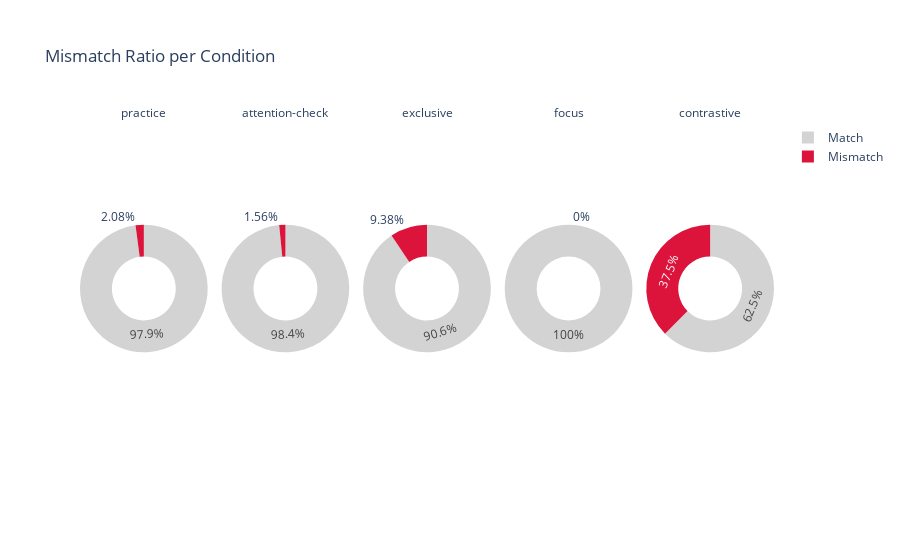

Notebook code for this chart:
### Code cell
import plotly.express as px

# Calculate mismatch ratio per condition
mismatch_counts = longform.groupby('condition')['mismatch'].agg(['sum', 'count'])
mismatch_counts['mismatch_ratio'] = mismatch_counts['sum'] / mismatch_counts['count']

# Prepare data for donut chart
donut_data = []
for cond, row in mismatch_counts.iterrows():
    donut_data.append({'condition': cond, 'type': 'Mismatch', 'count': row['sum']})
    donut_data.append({'condition': cond, 'type': 'Match', 'count': row['count'] - row['sum']})

donut_df = pd.DataFrame(donut_data)

fig = px.pie(
    donut_df,
    names='type',
    values='count',
    color='type',
    facet_col='condition',
    hole=0.5,
    title='Mismatch Ratio per Condition',
    color_discrete_map={'Mismatch': 'crimson', 'Match': 'lightgray'}
)
fig.update_traces(textinfo='percent')
fig.for_each_annotation(lambda a: a.update(text=a.text.split("=")[-1]))
fig.show()

### Figure 1 — Plotly figure (JSON) as saved in the notebook; plotly's stock layout.template omitted (floating-point values rounded to 4 significant figures)
{"data": [{"customdata": [["Mismatch"], ["Match"]], "domain": {"x": [0, 0.184], "y": [0, 1]}, "hole": 0.5, "hovertemplate": "condition=practice<br>type=%{customdata[0]}<br>count=%{value}<extra></extra>", "labels": ["Mismatch", "Match"], "legendgroup": "", "marker": {"colors": ["crimson", "lightgray"]}, "name": "", "showlegend": true, "textinfo": "percent", "type": "pie", "values": [1.0, 47.0]}, {"customdata": [["Mismatch"], ["Match"]], "domain": {"x": [0.204, 0.388], "y": [0, 1]}, "hole": 0.5, "hovertemplate": "condition=attention-check<br>type=%{customdata[0]}<br>count=%{value}<extra></extra>", "labels": ["Mismatch", "Match"], "legendgroup": "", "marker": {"colors": ["crimson", "lightgray"]}, "name": "", "showlegend": true, "textinfo": "percent", "type": "pie", "values": [1.0, 63.0]}, {"customdata": [["Mismatch"], ["Match"]], "domain": {"x": [0.408, 0.592], "y": [0, 1]}, "hole": 0.5, "hovertemplate": "condition=exclusive<br>type=%{customdata[0]}<br>count=%{value}<extra></extra>", "labels": ["Mismatch", "Match"], "legendgroup": "", "marker": {"colors": ["crimson", "lightgray"]}, "name": "", "showlegend": true, "textinfo": "percent", "type": "pie", "values": [9.0, 87.0]}, {"customdata": [["Mismatch"], ["Match"]], "domain": {"x": [0.612, 0.796], "y": [0, 1]}, "hole": 0.5, "hovertemplate": "condition=focus<br>type=%{customdata[0]}<br>count=%{value}<extra></extra>", "labels": ["Mismatch", "Match"], "legendgroup": "", "marker": {"colors": ["crimson", "lightgray"]}, "name": "", "showlegend": true, "textinfo": "percent", "type": "pie", "values": [0.0, 96.0]}, {"customdata": [["Mismatch"], ["Match"]], "domain": {"x": [0.816, 1], "y": [0, 1]}, "hole": 0.5, "hovertemplate": "condition=contrastive<br>type=%{customdata[0]}<br>count=%{value}<extra></extra>", "labels": ["Mismatch", "Match"], "legendgroup": "", "marker": {"colors": ["crimson", "lightgray"]}, "name": "", "showlegend": true, "textinfo": "percent", "type": "pie", "values": [36.0, 60.0]}], "layout": {"annotations": [{"font": {}, "showarrow": false, "text": "practice", "x": 0.092, "xanchor": "center", "xref": "paper", "y": 1, "yanchor": "bottom", "yref": "paper"}, {"font": {}, "showarrow": false, "text": "attention-check", "x": 0.296, "xanchor": "center", "xref": "paper", "y": 1, "yanchor": "bottom", "yref": "paper"}, {"font": {}, "showarrow": false, "text": "exclusive", "x": 0.5, "xanchor": "center", "xref": "paper", "y": 1, "yanchor": "bottom", "yref": "paper"}, {"font": {}, "showarrow": false, "text": "focus", "x": 0.704, "xanchor": "center", "xref": "paper", "y": 1, "yanchor": "bottom", "yref": "paper"}, {"font": {}, "showarrow": false, "text": "contrastive", "x": 0.908, "xanchor": "center", "xref": "paper", "y": 1, "yanchor": "bottom", "yref": "paper"}], "legend": {"tracegroupgap": 0}, "title": {"text": "Mismatch Ratio per Condition"}}}
